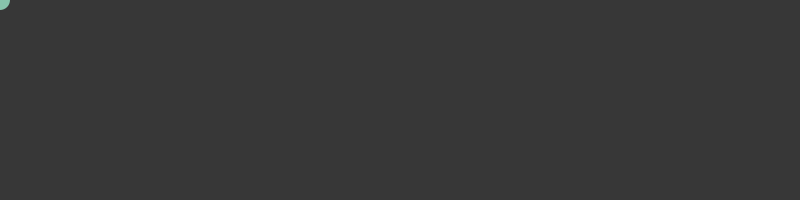
Frame 1 (no input)
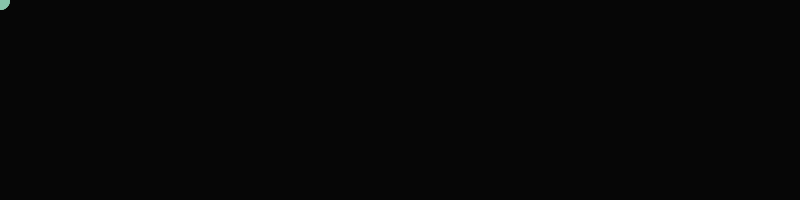
Frame 60 (the mouse pressed at the canvas centre just before this capture)
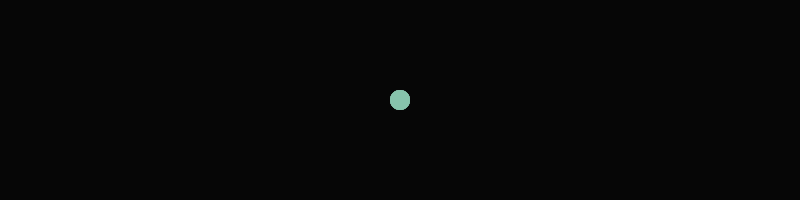
Frame 120 (the mouse held since frame 60 and released just before this capture)

The Processing sketch that drew these frames (run headless with seeded random() and noise(); from frame 60 on, the mouse is pressed at the canvas centre):

// Processing sketch: processing_159297
// ── processing_159297.pde

// Cambiar de modos mediante el click

int a = (50);
float alto = 20;
float ancho = 20;
color negro = color(0, 20);
color verde = #87C3AB;
color amarillo = #FFE99C;
int modo = 0;

void setup() { 
  size(800, 200);
  background(#3C3C3C);
  noStroke();
  smooth();
}

void draw() {
  fill(negro);
  rect(0, 0, width, height);
  if (keyCode==RIGHT) {
    ancho = ancho + 1;
  } 
  else if (keyCode==LEFT) {
    ancho = ancho - 1;
  } 
  else if (keyCode==UP) {
    alto = alto + 1;
  } 
  else if (keyCode==DOWN) {
    alto = alto -1;
  } 
    if (modo == 0) {
    fill(verde);
  } 
  else {
    fill (amarillo);
   }
  println(modo); 
  ellipse(mouseX, mouseY, ancho, alto);
}

void mouseReleased() {
  if (modo == 0) {  
  modo = 1;
  } else {
    modo = 0;
  }
}
